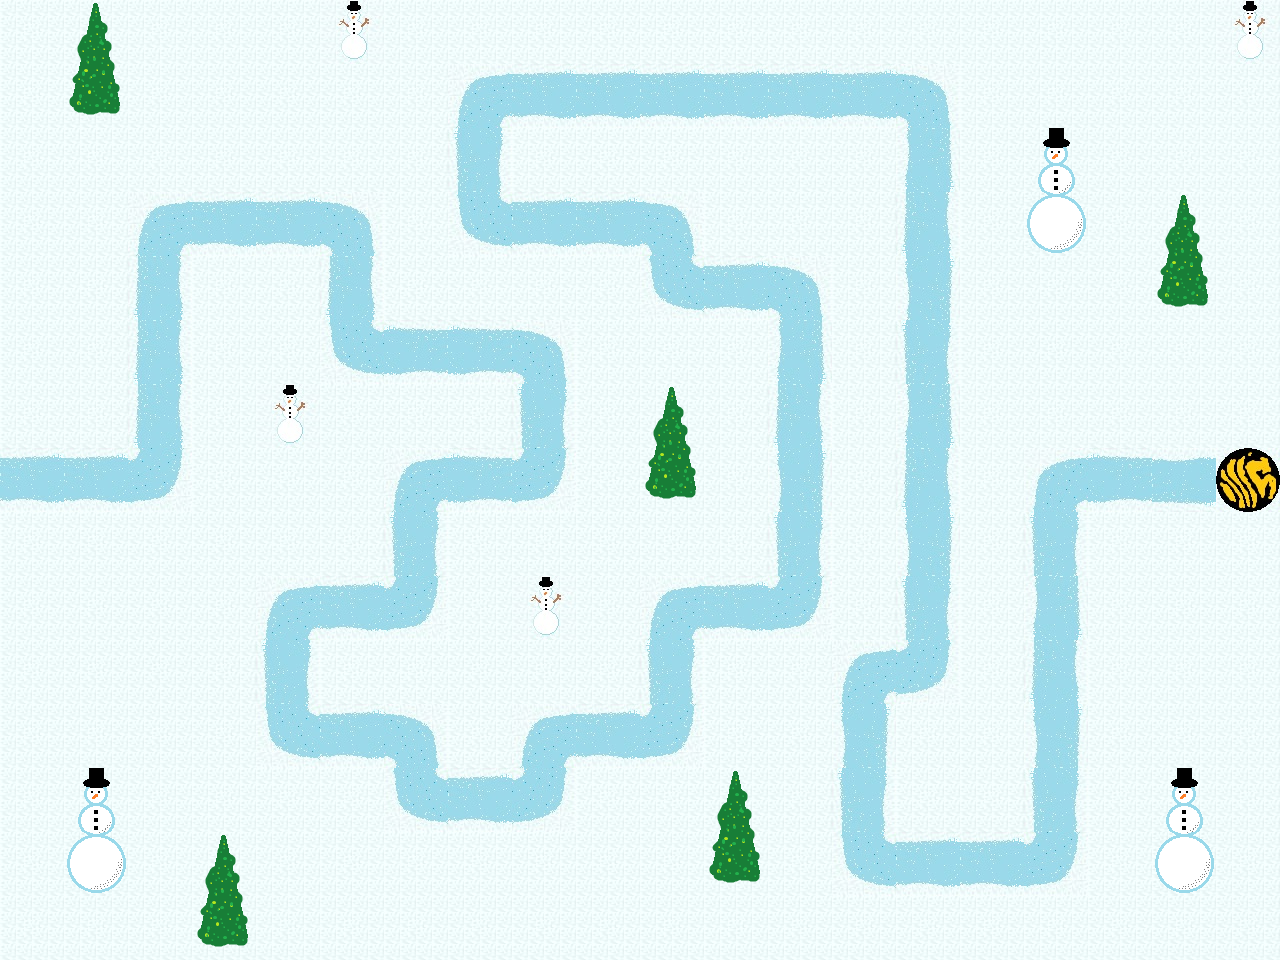

A level layout from a 2D game, rendered from its tile map. Below: a short description, then the map file with tile-grid data replaced by summaries:
An orthogonal 20x15 tile map with 64x64 px tiles, 1 tile layer (Tile Layer 1).

<map version="1.0" orientation="orthogonal" width="20" height="15" tilewidth="64" tileheight="64">
 <tileset firstgid="1" name="Snow_All" tilewidth="64" tileheight="64">
  <properties>
   <property name="ground" value="" />
  </properties>
  <image source="Snow_All.png" width="475" height="694" />
  <tile id="0">
   <properties>
    <property name="ground" value="" />
   </properties>
  </tile>
  <tile id="1">
   <properties>
    <property name="ground" value="" />
   </properties>
  </tile>
  <tile id="2">
   <properties>
    <property name="ground" value="" />
   </properties>
  </tile>
  <tile id="7">
   <properties>
    <property name="ground" value="" />
   </properties>
  </tile>
  <tile id="8">
   <properties>
    <property name="ground" value="" />
   </properties>
  </tile>
  <tile id="9">
   <properties>
    <property name="ground" value="" />
   </properties>
  </tile>
  <tile id="14">
   <properties>
    <property name="ground" value="" />
   </properties>
  </tile>
  <tile id="15">
   <properties>
    <property name="ground" value="" />
   </properties>
  </tile>
  <tile id="16">
   <properties>
    <property name="ground" value="" />
   </properties>
  </tile>
  <tile id="21">
   <properties>
    <property name="ground" value="" />
   </properties>
  </tile>
  <tile id="22">
   <properties>
    <property name="ground" value="" />
   </properties>
  </tile>
  <tile id="23">
   <properties>
    <property name="ground" value="" />
   </properties>
  </tile>
  <tile id="28">
   <properties>
    <property name="ground" value="" />
   </properties>
  </tile>
  <tile id="29">
   <properties>
    <property name="ground" value="" />
   </properties>
  </tile>
  <tile id="30">
   <properties>
    <property name="ground" value="" />
   </properties>
  </tile>
  <tile id="35">
   <properties>
    <property name="ground" value="" />
   </properties>
  </tile>
  <tile id="36">
   <properties>
    <property name="ground" value="" />
   </properties>
  </tile>
  <tile id="37">
   <properties>
    <property name="ground" value="" />
   </properties>
  </tile>
  <tile id="42">
   <properties>
    <property name="ground" value="" />
   </properties>
  </tile>
  <tile id="43">
   <properties>
    <property name="ground" value="" />
   </properties>
  </tile>
  <tile id="44">
   <properties>
    <property name="grass" value="" />
   </properties>
  </tile>
  <tile id="49">
   <properties>
    <property name="ground" value="" />
   </properties>
  </tile>
  <tile id="50">
   <properties>
    <property name="ground" value="" />
   </properties>
  </tile>
  <tile id="51">
   <properties>
    <property name="ground" value="" />
   </properties>
  </tile>
  <tile id="56">
   <properties>
    <property name="finish" value="" />
    <property name="ground" value="" />
   </properties>
  </tile>
  <tile id="57">
   <properties>
    <property name="ground" value="" />
   </properties>
  </tile>
  <tile id="64">
   <properties>
    <property name="ground" value="" />
   </properties>
  </tile>
 </tileset>
 <layer name="Tile Layer 1" width="20" height="15">
  <data>[300 cells, 300 non-empty, 24 distinct tile ids]</data>
 </layer>
</map>
